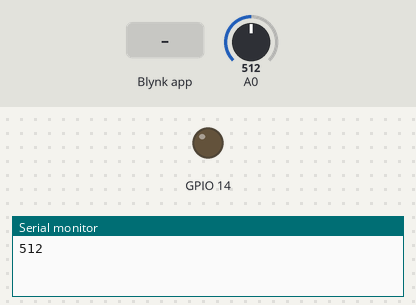
Bench run of a sketch on a simulated ESP8266 (NodeMCU). On the bench: output pins drawn as LEDs (lit = HIGH), the last lines printed to the serial monitor. Inputs (shaded band) come from the test bench; at power-on: A0 = 512. WiFi joins after 1.5 s; servers stay silent unless stated.

Above: at 3.0 s.
3.1 s: Blynk app writes 1 to V1
At 5.1 s:
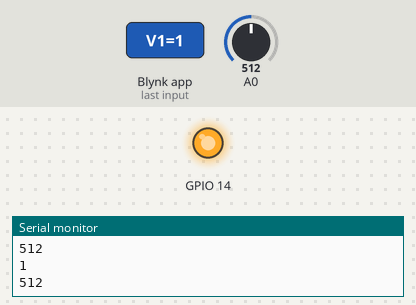
6.3 s: Blynk app writes 0 to V1
At 8.7 s:
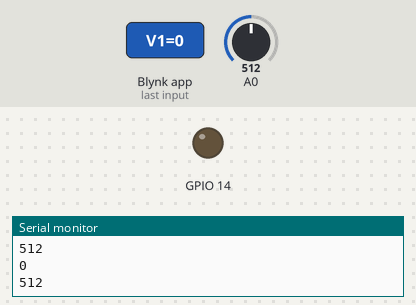
Timing chart, 0 to 10.2 s (numbered marks = the images above; inputs shaded):
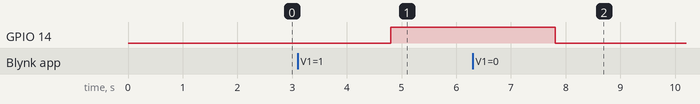

The sketch:

kelembaban_esp8266.ino
```cpp
#define BLYNK_PRINT Serial
#include <ESP8266WiFi.h>
#include <BlynkSimpleEsp8266.h>

char auth[] = "EcHwndAuAkKng79dvIF9d_Xr5ZuK7dfq";
char ssid[] = "mylab";
char pass[] = "surabaya1945";

int tombol;

BLYNK_WRITE(V1) // button
{
  tombol = param.asInt();
  Serial.println(tombol);
}

void setup(void)
{
  Serial.begin(9600);
  Blynk.begin(auth, ssid, pass);
  pinMode(14, OUTPUT);
  digitalWrite(14, LOW);
}

void loop(void)
{ Blynk.run();
  int kelembaban = analogRead(0);
  Blynk.virtualWrite(V0, kelembaban);
  delay(1000);
  Serial.println(kelembaban);
  if (tombol == 1) {
    digitalWrite(14, HIGH);
  } else {
    digitalWrite(14, LOW);
  }
}
```

Measured:
- after the input at 3.1 s, GPIO 14: LOW → HIGH after 1.7 s
- after the input at 6.3 s, GPIO 14: HIGH → LOW after 1.5 s
